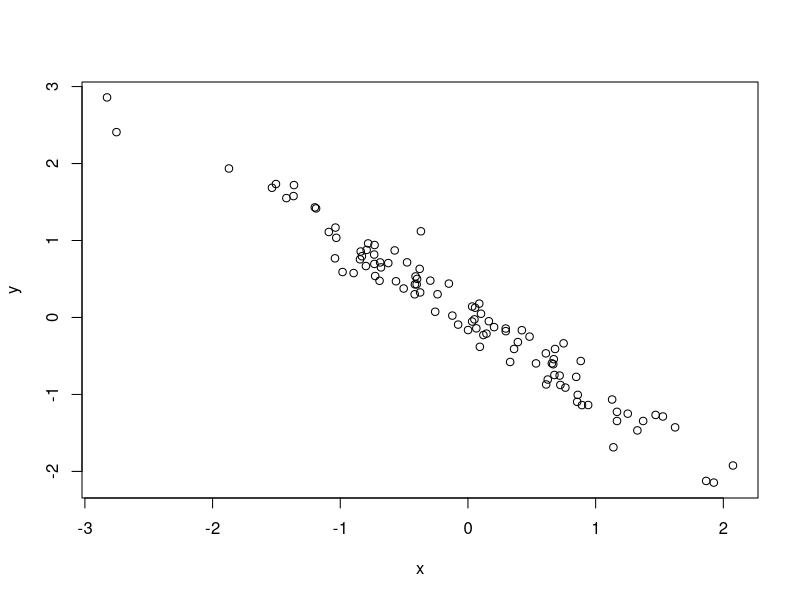

The R source for this figure:
## simulate and plot data
## Garrett R Smith
## garrettsmith@arizona.edu
## 2024-06-25

## simulate predictor variable

x <- rnorm(n = 100)

## simulate response variable with some noise

y <- -1 * x + rnorm(n = 100, sd = 0.2)

## plot the data

plot(x = x, y = y)

 
